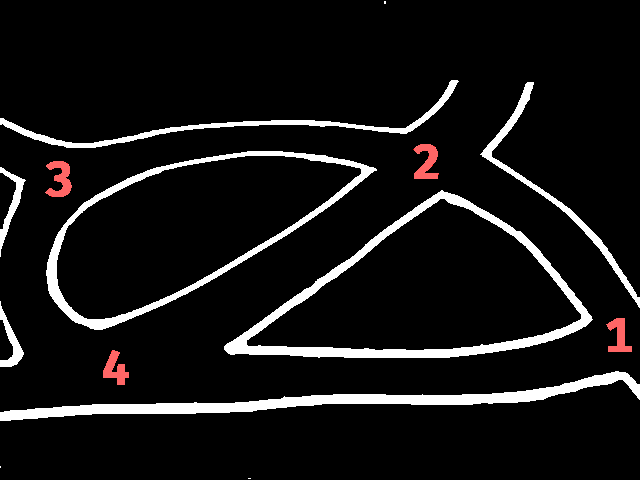
#> input picture map-outline.png, 640 x 480 px
$ python main.py
#> lines starting #> are read from the running program, lines starting #| are printed output that depends on the picture; after the words box and inside, x2 and y2 are one past the last pixel; in counts of white or black regions, pixels touching at a corner belong together
from cmath import inf
import sys
import cv2
import numpy as np
import time
import math


def dist(x1, y1, x2, y2):
    return math.sqrt(math.pow(x2 - x1, 2) + math.pow(y2 - y1, 2))


upper_h = 10
upper_s = 255
upper_v = 255

lower_h = 0
lower_s = 70
lower_v = 50

blur_kernel_size = 11
close_kernel_size = 5
open_kernel_size = 5
erode_kernel_size = 5
dilate_kernel_size = 5


def constrain(val, l, u):
    if val > u:
        return u
    if val < l:
        return l
    return val


map_outline = cv2.imread('../map-outline.png')
#> map_outline is the input picture: shape (480, 640, 3); mean B, G, R 20.5, 20.5, 21.5


kernel = np.array([
    [4, 4, 4, 4, 4],
    [3, 4, 4, 4, 3],
    [2, 3, 4, 3, 2],
    [1, 2, 3, 2, 1],
    [1, 2, 3, 2, 1],
], dtype=np.uint8)

cam = cv2.VideoCapture(1)
if cam == None:
	cam = cv2.VideoCapture(-1)

if not cam.isOpened():
    print('cannot open camera')
    sys.exit()


def nothing(x):
    pass


cv2.namedWindow('tracker')
cv2.namedWindow('preprocessing settings')
cv2.namedWindow('threshold settings')

cv2.createTrackbar('sat lower', 'tracker', 182, 255, nothing)
cv2.createTrackbar('val lower', 'tracker', 100, 255, nothing)
cv2.createTrackbar('sat upper', 'tracker', 255, 255, nothing)
cv2.createTrackbar('val upper', 'tracker', 255, 255, nothing)

cv2.createTrackbar('blur', 'preprocessing settings', 11, 21, nothing)
cv2.createTrackbar('open', 'preprocessing settings', 5, 20, nothing)
cv2.createTrackbar('close', 'preprocessing settings', 5, 20, nothing)

cv2.createTrackbar('dilate', 'threshold settings', 1, 20, nothing)
cv2.createTrackbar('erode', 'threshold settings', 1, 20, nothing)

# tracker = object_tracker.ObjectTracker(10, 0.05)
data = {}
buffer = {}
thresh_dist = 20
thresh_time = 1.0
counter = 0

while True:
    ret, frame = cam.read()
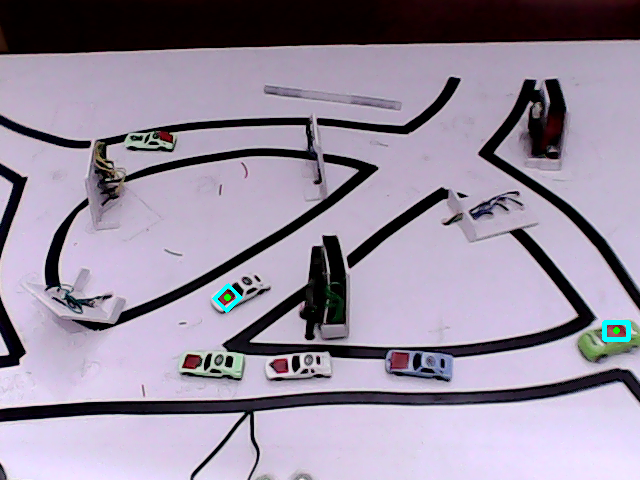
#> input picture map.png, 640 x 480 px, given in place of the camera
#> frame is the input picture: shape (480, 640, 3); mean B, G, R 160.5, 142, 152.1
    if not ret:
        print('error reading frame')
        continue

    blur_kernel_size = cv2.getTrackbarPos('blur', 'preprocessing settings')
    if blur_kernel_size % 2 == 0:
        blur_kernel_size += 1
    open_kernel_size = cv2.getTrackbarPos('open', 'preprocessing settings')
    close_kernel_size = cv2.getTrackbarPos('close', 'preprocessing settings')
    erode_kernel_size = cv2.getTrackbarPos('erode', 'threshold settings')
    dilate_kernel_size = cv2.getTrackbarPos('dilate', 'threshold settings')

    blurred = cv2.GaussianBlur(frame, (blur_kernel_size, blur_kernel_size), 0)
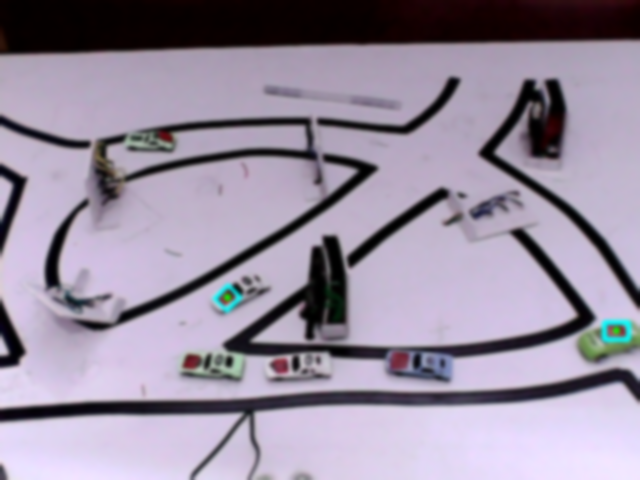
#> blurred: shape (480, 640, 3); mean B, G, R 160.5, 142, 152.1
    #opened = cv2.morphologyEx(blurred, cv2.MORPH_CLOSE, kernel)
    opened = cv2.morphologyEx(blurred, cv2.MORPH_OPEN, np.ones((open_kernel_size, open_kernel_size), np.uint8))
    closed = cv2.morphologyEx(opened, cv2.MORPH_CLOSE, np.ones((close_kernel_size, close_kernel_size), np.uint8))
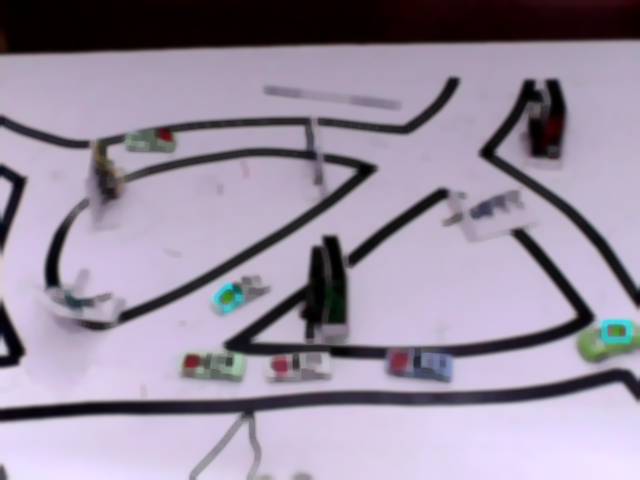
#> closed: shape (480, 640, 3); mean B, G, R 161, 142.5, 152.6
    cv2.imshow('preprocessing settings', closed)
    hsv = cv2.cvtColor(closed, cv2.COLOR_BGR2HSV)
#> hsv: shape (480, 640, 3); mean H, S, V 125.6, 54.2, 162.8
    lower_s = cv2.getTrackbarPos('sat lower', 'tracker')
    lower_v = cv2.getTrackbarPos('val lower', 'tracker')
    upper_s = cv2.getTrackbarPos('sat upper', 'tracker')
    upper_v = cv2.getTrackbarPos('val upper', 'tracker')

    mask1 = cv2.inRange(hsv, np.array(
        [0, lower_s, lower_v]), np.array([10, upper_s, upper_v]))
#> mask1: shape (480, 640); every value is 0
    mask2 = cv2.inRange(hsv, np.array(
        [170, lower_s, lower_v]), np.array([180, upper_s, upper_v]))
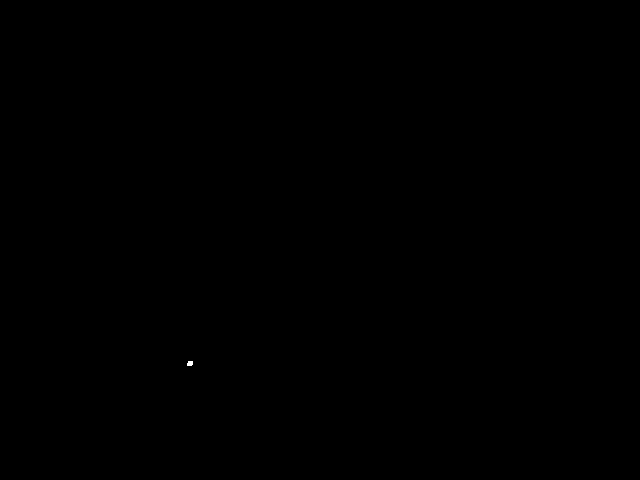
#> mask2: shape (480, 640); 0.01% white; 1 white region, box (x1, y1, x2, y2) and area: (187, 361, 193, 366) 27

    thresh = mask1 | mask2

    dilated = cv2.dilate(thresh, np.ones((dilate_kernel_size, dilate_kernel_size), np.uint8))
    eroded = cv2.erode(dilated, np.ones((erode_kernel_size, erode_kernel_size), np.uint8))
    thresh = eroded

    cv2.imshow('threshold settings', thresh)

    contours, _ = cv2.findContours(
        thresh, cv2.RETR_TREE, cv2.CHAIN_APPROX_SIMPLE)
#> contours = 1 item
    img = frame

    for cnt in contours:
        area = cv2.contourArea(cnt)

        if (area > 20 and area < 500):
            approx = cv2.approxPolyDP(
                cnt, 0.05 * cv2.arcLength(cnt, True), True)
            if len(approx) == 4:
                color = (255, 255, 0)
                rect = cv2.minAreaRect(cnt)
                box = cv2.boxPoints(rect)
                box = np.int0(box)
                cx = 0
                cy = 0
                for (x, y) in box:
                    cx += x
                    cy += y
                cx /= 4
                cy /= 4
                cv2.circle(img, (int(cx), int(cy)), 2, (0, 255, 0), 2)
                found = False
                nearest_dist = inf
                nearest_key = None
                nearest_vel = None
                nearest_angle = None
                for (key, ((x2, y2), t, vel, angle)) in data.items():

                    d = dist(float(cx), float(cy),
                             float(x2), float(y2))
                    # print(float(cx))

                    max_d = dist(
                        0, 0,
                        (thresh_dist + vel*2) * math.cos(angle),
                        (thresh_dist + vel*2) * math.sin(angle)
                    )

                    if d <= constrain(max_d, thresh_dist, 100):
                        if (d < nearest_dist):
                            dt = time.monotonic() - t
                            vel = d/(5 * dt)
                            angle = math.atan2(cy - y2, cx - x2)
                            found = True
                            nearest_key = key
                            nearest_dist = d
                            nearest_angle = angle
                            nearest_vel = vel
                if not found:
                    data[counter] = ((cx, cy), time.monotonic(), 0, 0)
                    counter += 1
                else:
                    data[nearest_key] = (
                        (cx, cy), time.monotonic(), nearest_vel, nearest_angle)

                # cv2.drawContours(img, [box], 0, color, 3)
            cv2.drawContours(img, [approx], 0, (255,0,255), 1)
#> this loop made 1 pass
#> area on pass 1: 18
#> after the loop, counter = 0; data = 0 items
    # for ((x, y), _) in tracker.get_data().values():
    #     cv2.circle(img, (int(x), int(y)), 2, (255, 255, 0), 4)

    to_remove = []
    s = ''
    for (key, ((x, y), t, vel, angle)) in data.items():
        s += str(key) + ',' + str(x) + ',' + str(y) + ',' + str(vel) + ' '
        if time.monotonic() - t >= thresh_time:
            to_remove.append(key)
        else:

            cv2.putText(img, str(key), (int(x), int(y)),
                        cv2.FONT_HERSHEY_SIMPLEX, 1, (0, 0, 0), 2, cv2.LINE_AA)

            for i in range(-100, 100):
                theta = -math.pi * float(i)/100
                r = thresh_dist + (math.pi - abs(theta))/math.pi * vel
                cv2.circle(img, (int(x + r * math.cos(theta + angle)), int(y + r * math.sin(theta + angle))),
                           1, (25, 25, 255), 1)
#> this loop made 0 passes
#> after the loop, s = ''; to_remove = []

    for e in to_remove:
        data.pop(e)

    print(s)
    sys.stdout.flush()

    # v = cv2.split(thresh)
    cv2.imshow('tracker', cv2.bitwise_or(
        frame, map_outline))
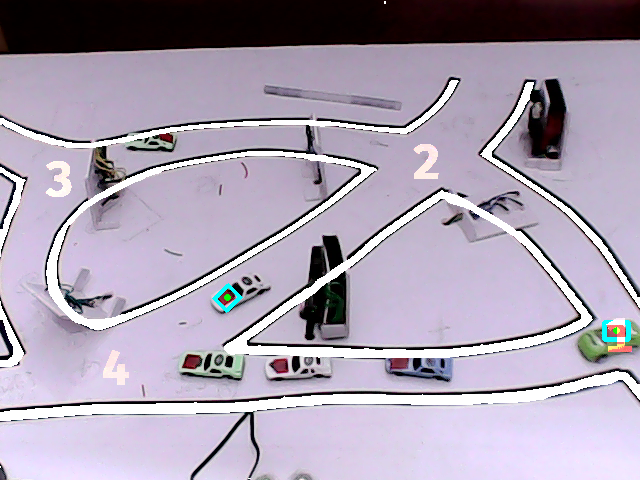
#> window 'tracker': shape (480, 640, 3); mean B, G, R 178.1, 160.4, 170.4

    if cv2.waitKey(1) == ord('q'):
#> (key q is pressed here)
        break


cam.release()
cv2.destroyAllWindows()
